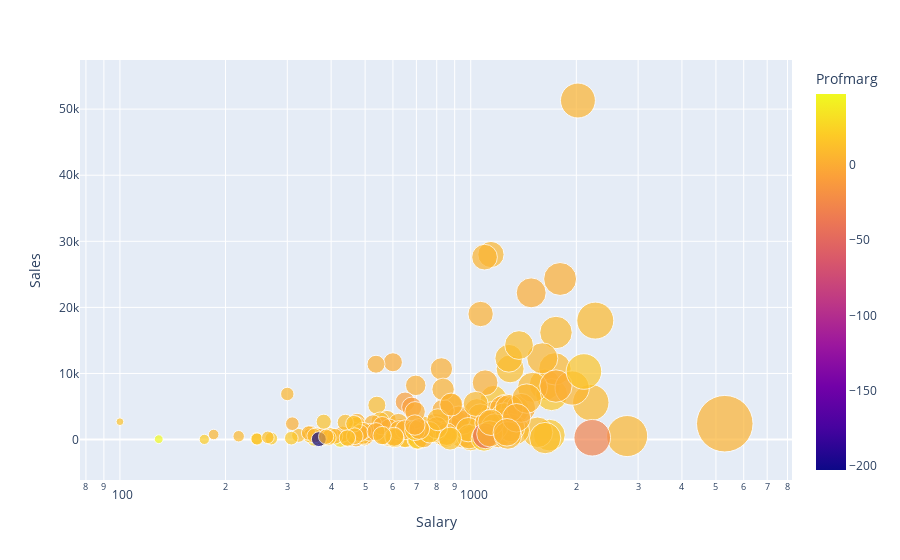

The cell this chart's notebook holds for it:
### Code cell
fig = px.scatter(salary_data, x = 'Salary', y = 'Sales', color = 'Profmarg', size = 'Salary', hover_name="Profmarg", log_x=True, size_max=40)
fig.show()

### Figure 1 — Plotly figure (JSON) as saved in the notebook; plotly's stock layout.template omitted (floating-point values rounded to 4 significant figures; data arrays with more than 128 entries replaced by an {"elided": "..."} marker saying what was removed)
{"data": [{"hovertemplate": "<b>%{hovertext}</b><br><br>Salary=%{marker.size}<br>Sales=%{y}<br>Profmarg=%{marker.color}<extra></extra>", "hovertext": {"elided": "177 float values"}, "legendgroup": "", "marker": {"color": {"elided": "177 float values"}, "coloraxis": "coloraxis", "size": {"elided": "177 int values"}, "sizemode": "area", "sizeref": 3.312, "symbol": "circle"}, "mode": "markers", "name": "", "orientation": "v", "showlegend": false, "type": "scatter", "x": {"elided": "177 int values"}, "xaxis": "x", "y": {"elided": "177 int values"}, "yaxis": "y"}], "layout": {"coloraxis": {"colorbar": {"title": {"text": "Profmarg"}}, "colorscale": [[0, "#0d0887"], [0.1111, "#46039f"], [0.2222, "#7201a8"], [0.3333, "#9c179e"], [0.4444, "#bd3786"], [0.5556, "#d8576b"], [0.6667, "#ed7953"], [0.7778, "#fb9f3a"], [0.8889, "#fdca26"], [1, "#f0f921"]]}, "legend": {"itemsizing": "constant", "tracegroupgap": 0}, "margin": {"t": 60}, "xaxis": {"anchor": "y", "domain": [0, 1], "title": {"text": "Salary"}, "type": "log"}, "yaxis": {"anchor": "x", "domain": [0, 1], "title": {"text": "Sales"}}}}
